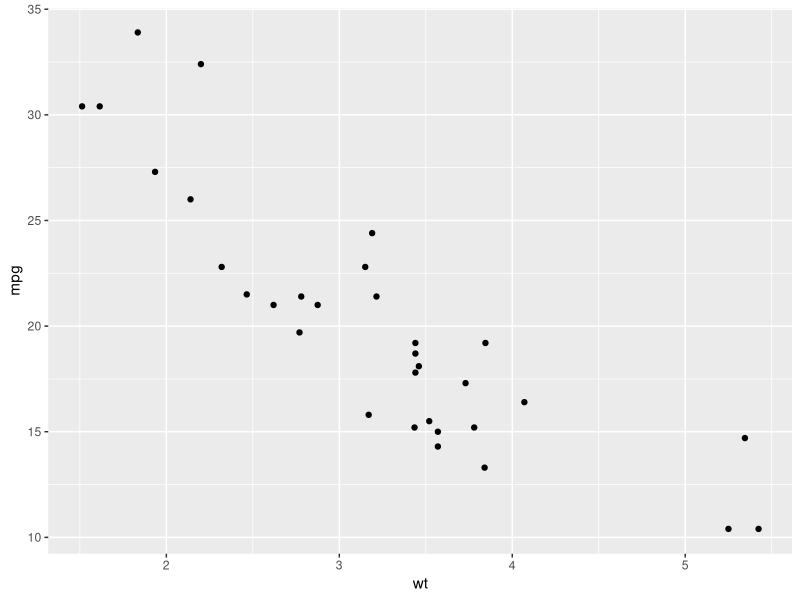
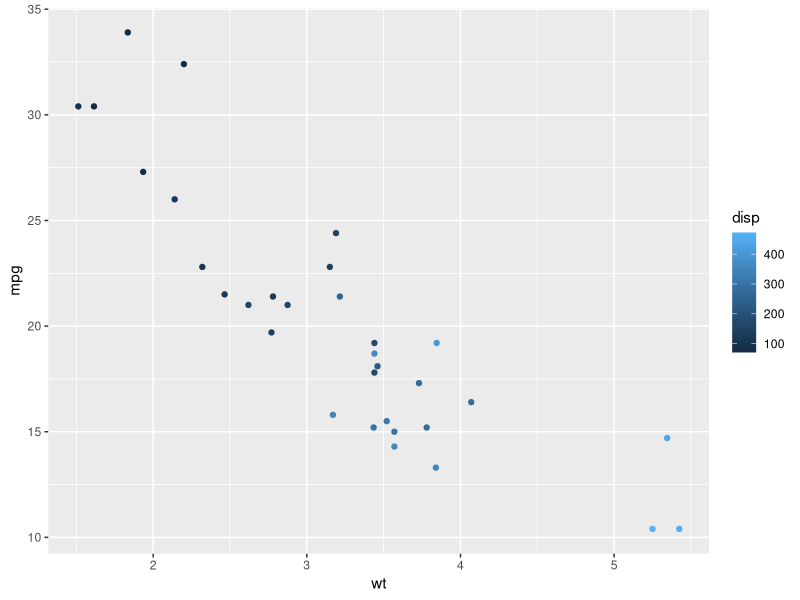
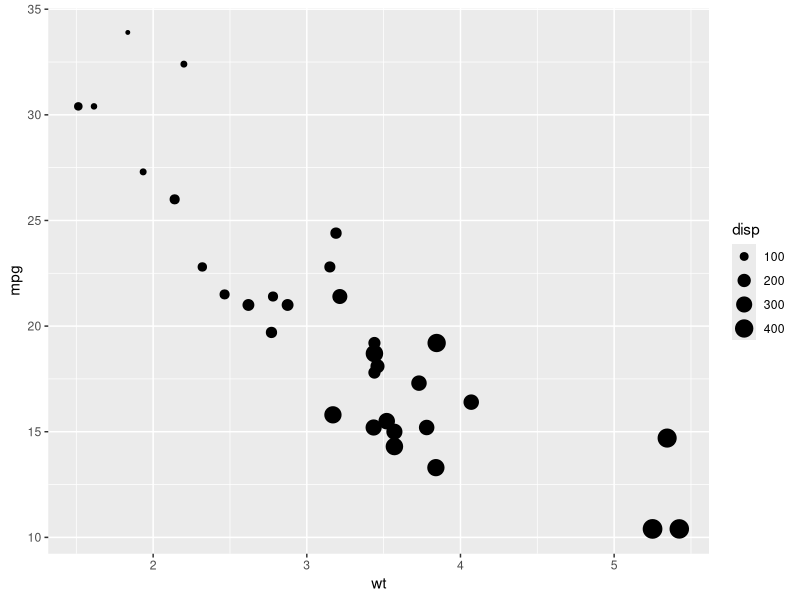
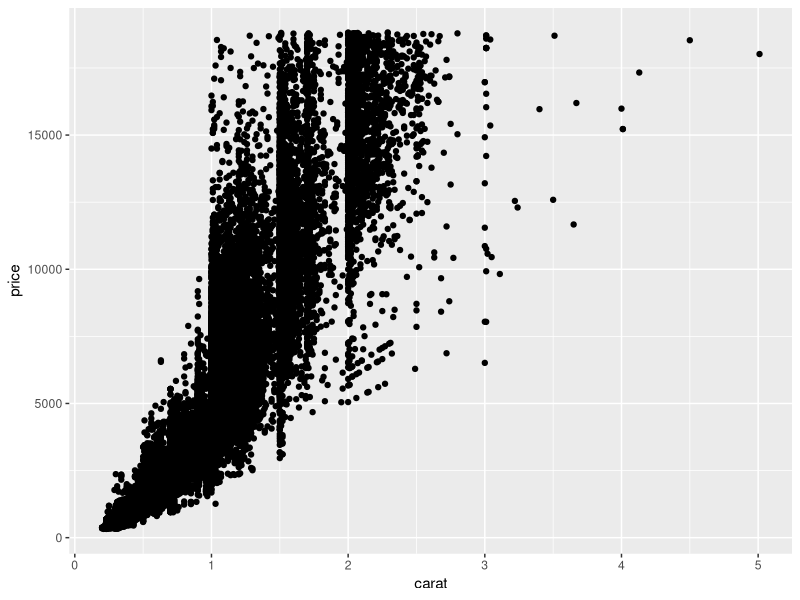
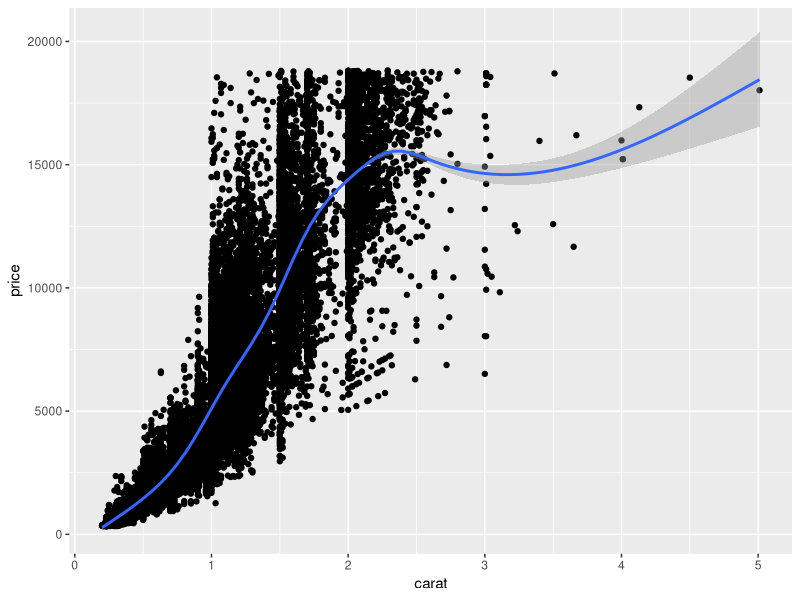
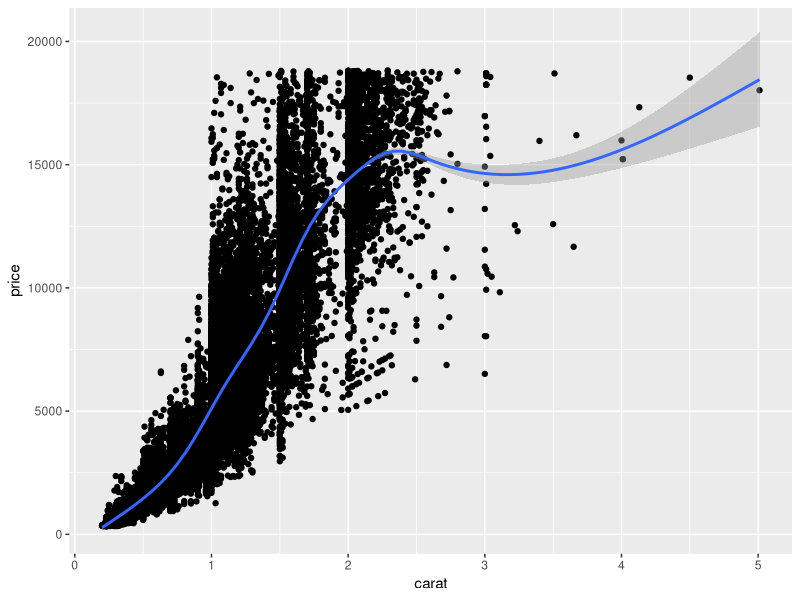
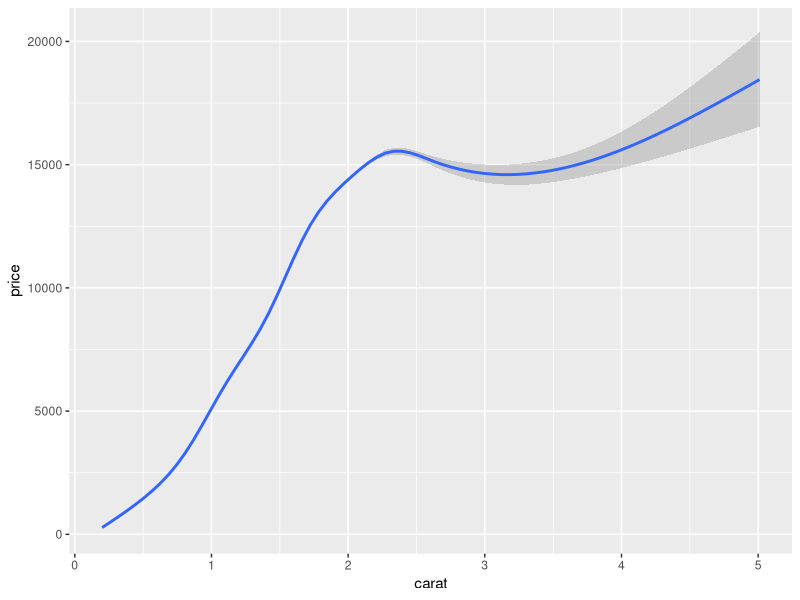
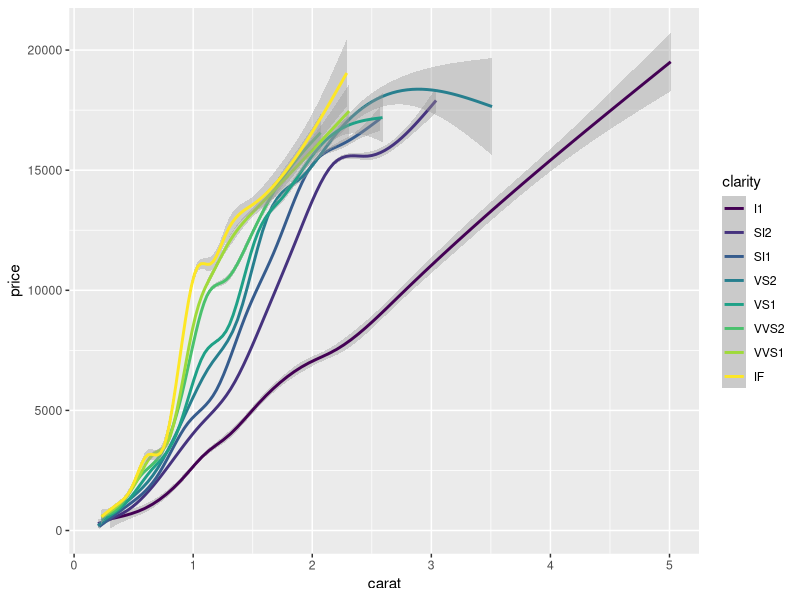

Generate these figures, in order, with R: (Note: this script raises an error after producing the figures.)
library(ggplot2)

str(mtcars)

# A scatter plot has been made for you
ggplot(mtcars, aes(x = wt, y = mpg)) +
  geom_point()

# Replace ___ with the correct vector
ggplot(mtcars, aes(x = wt, y = mpg, col = disp)) +
  geom_point()

# Replace ___ with the correct vector
ggplot(mtcars, aes(x = wt, y = mpg, size = disp)) +
  geom_point()


# Explore the diamonds data frame with str()
str(diamonds)

# Add geom_point() with +
ggplot(diamonds, aes(x = carat, y = price)) + geom_point()


# Add geom_point() and geom_smooth() with +
ggplot(diamonds, aes(x = carat, y = price)) + geom_point() + geom_smooth()


# The plot you created in the previous exercise
ggplot(diamonds, aes(x = carat, y = price)) +
  geom_point() +
  geom_smooth()

# Copy the above command but show only the smooth line
ggplot(diamonds, aes(x = carat, y = price)) +
  geom_smooth()


# Copy the above command and assign the correct value to col in aes()
ggplot(diamonds, aes(x = carat, y = price, col=clarity)) +
  geom_smooth()


# Keep the color settings from previous command. Plot only the points with argument alpha.
ggplot(diamonds, aes(x = carat, y = price, col=clarity)) +
  geom_point(alpha = 0.4) 


# Create the object containing the data and aes layers: dia_plot
dia_plot <- ggplot(diamonds, aes(x= carat, y=price))

# Add a geom layer with + and geom_point()
dia_plot + geom_point()

# Add the same geom layer, but with aes() inside
dia_plot + geom_point(aes(col = clarity) )



set.seed(1)

# The dia_plot object has been created for you
dia_plot <- ggplot(diamonds, aes(x = carat, y = price))

# Expand dia_plot by adding geom_point() with alpha set to 0.2
dia_plot <- dia_plot + geom_point(alpha = 0.2)


# Plot dia_plot with additional geom_smooth() with se set to FALSE
dia_plot + geom_smooth(se = FALSE)

# Copy the command from above and add aes() with the correct mapping to geom_smooth()
dia_plot + geom_smooth( aes(col = clarity), se = FALSE )


##CHAPTER 2
# Plot the correct variables of mtcars
plot(mtcars$wt, mtcars$mpg, col = mtcars$cyl)

# Change cyl inside mtcars to a factor
mtcars$cyl <- as.factor(mtcars$cyl)

# Make the same plot as in the first instruction
plot(mtcars$wt, mtcars$mpg, col = mtcars$cyl)


# Basic plot
mtcars$cyl <- as.factor(mtcars$cyl)
plot(mtcars$wt, mtcars$mpg, col = mtcars$cyl)

# Use lm() to calculate a linear model of mpg described by wt and save it as carModel
carModel <- lm(mpg ~ wt, data = mtcars)

# Call abline() with carModel as first argument and set lty to 2
abline(carModel, lty = 2)

# Plot each subset efficiently with lapply
# You don't have to edit this code
lapply(mtcars$cyl, function(x) {
  abline(lm(mpg ~ wt, mtcars, subset = (cyl == x)), col = x)
})

# This code will draw the legend of the plot
# You don't have to edit this code
legend(x = 5, y = 33, legend = levels(mtcars$cyl),
       col = 1:3, pch = 1, bty = "n")


# Convert cyl to factor (don't need to change)
mtcars$cyl <- as.factor(mtcars$cyl)

# Example from base R (don't need to change)
plot(mtcars$wt, mtcars$mpg, col = mtcars$cyl)
abline(lm(mpg ~ wt, data = mtcars), lty = 2)
lapply(mtcars$cyl, function(x) {
  abline(lm(mpg ~ wt, mtcars, subset = (cyl == x)), col = x)
})
legend(x = 5, y = 33, legend = levels(mtcars$cyl),
       col = 1:3, pch = 1, bty = "n")

# Plot 1: add geom_point() to this command to create a scatter plot
ggplot(mtcars, aes(x = wt, y = mpg, col = cyl)) +
  geom_point()  # Fill in using instructions Plot 1

# Plot 2: include the lines of the linear models, per cyl
ggplot(mtcars, aes(x = wt, y = mpg, col = cyl)) +
  geom_point() + # Copy from Plot 1
  geom_smooth(method = "lm", se = FALSE)   # Fill in using instructions Plot 2

# Plot 3: include a lm for the entire dataset in its whole
ggplot(mtcars, aes(x = wt, y = mpg, col = cyl)) +
  geom_point() + # Copy from Plot 2
  geom_smooth(method = "lm", se = FALSE) + # Copy from Plot 2
  geom_smooth( method = "lm", se = FALSE, lty = 2, aes(group = 1))   # Fill in using instructions Plot 3


# Option 1
ggplot(iris, aes(x = Sepal.Length, y = Sepal.Width)) +
  geom_point() +
  geom_point(aes(x = Petal.Length, y = Petal.Width), col = "red")

# Option 2: best 1. ggplot legend, layers...
ggplot(iris.wide, aes(x = Length, y = Width, col = Part)) +
  geom_point()


# Consider the structure of iris, iris.wide and iris.tidy (in that order)
str(iris)
str(iris.wide)
str(iris.tidy)

# Think about which dataset you would use to get the plot shown right
# Fill in the ___ to produce the plot given to the right
ggplot(iris.tidy, aes(x = Species, y = Value, col = Part)) +
  geom_jitter() +
  facet_grid(. ~ Measure)


###############
#########################
# Load the tidyr package
library(tidyr)

# Fill in the ___ to produce to the correct iris.tidy dataset
iris.tidy <- iris %>%
  gather(key, Value, -Species) %>%
  separate(key, c("Part", "Measure"), "\\.")


####
# Consider the head of iris, iris.wide and iris.tidy (in that order)
head(iris)
head(iris.wide)
head(iris.tidy)

# Think about which dataset you would use to get the plot shown right
# Fill in the ___ to produce the plot given to the right
ggplot(iris.wide, aes(x = Length, y = Width, col = Part)) +
  geom_jitter() +
  facet_grid(. ~ Species)

###
# Load the tidyr package
library(tidyr)

# Add column with unique ids (don't need to change)
iris$Flower <- 1:nrow(iris)

# Fill in the ___ to produce to the correct iris.wide dataset
iris.wide <- iris %>%
  gather(key, value, -Species, -Flower) %>%
  separate(key, c("Part", "Measure"), "\\.") %>%
  spread(Measure, value)

####CHAPTER 3: AESTHETICS###
# mtcars$cyl <- as.factor(mtcars$cyl)

# Map cyl to y
ggplot(mtcars, aes( x = mpg, y = cyl) ) + geom_point()


# Map cyl to x
ggplot(mtcars, aes( y = mpg, x = cyl) ) + geom_point()


# Map cyl to col
ggplot(mtcars, aes( x = wt,y = mpg, col = cyl) ) + geom_point()


# Change shape and size of the points in the above plot
ggplot(mtcars, aes(x = wt,y = mpg, col = cyl)) + geom_point( shape = 1, size = 4) 


# Given from the previous exercise
ggplot(mtcars, aes(x = wt, y = mpg, col = cyl)) +
  geom_point(shape = 1, size = 4)

# Map cyl to fill
ggplot(mtcars, aes(x = wt, y = mpg, fill = cyl)) + geom_point()

# Change shape, size and alpha of the points in the above plot
ggplot(mtcars, aes(x = wt, y = mpg, fill = cyl)) +
  geom_point(shape = 16, size = 6, alpha = 0.6)

#Notice that mapping a categorical variable onto fill doesn't change the colors, although a legend is generated! This is because the default shape for points only has a color attribute and not a fill attribute. Use fill when you have another shape (such as a bar), or when using a point that does have a fill and a color attribute, such as shape = 21, which is a circle with an outline. Any time you use a solid color, make sure to use alpha blending to account for over plotting. 

# Map cyl to size
ggplot(mtcars, aes( x = wt, y = mpg, size = cyl) ) + geom_point( )

# Map cyl to alpha
ggplot(mtcars, aes( x = wt, y = mpg, alpha = cyl) ) + geom_point( )

# Map cyl to shape 
ggplot(mtcars, aes( x = wt, y = mpg, shape = cyl) ) + geom_point( )

# Map cyl to labels
ggplot(mtcars, aes( x = wt, y = mpg, label = cyl) ) + geom_text()


# Define a hexadecimal color
my_color <- "#123456"

# Set the color aesthetic 
ggplot(mtcars, aes( x = wt, y = mpg, col = cyl) )  + geom_point()

# Set the color aesthetic and attribute 
ggplot(mtcars, aes( x = wt, y = mpg, col = cyl) )  + geom_point(color = my_color)

# Set the fill aesthetic and color, size and shape attributes
ggplot(mtcars, aes( x = wt, y = mpg, fill = cyl) )  + 
  geom_point(color = my_color, size = 10, shape = 23)

##Notice that if an aesthetic and an attribute are set with the same argument, the attribute takes precedence. Once again, we see that the attribute needs to match the shape and geom, the fill aesthetic (or attribute) will only work with certain shapes. 

# Expand to draw points with alpha 0.5
ggplot(mtcars, aes(x = wt, y = mpg, fill = cyl)) +
  geom_point(alpha = 0.5)

# Expand to draw points with shape 24 and color yellow
ggplot(mtcars, aes(x = wt, y = mpg, fill = cyl)) +
  geom_point(shape = 24, color = 'yellow')

# Expand to draw text with label x, color red and size 10
ggplot(mtcars, aes(x = wt, y = mpg, fill = cyl)) +
  geom_text( label = 'x', color = 'red', size = 10)


# Map mpg onto x, qsec onto y and factor(cyl) onto col
ggplot(mtcars, aes( x = mpg, y = qsec, col = factor(cyl) ) ) +
  geom_point()

# Add mapping: factor(am) onto shape
ggplot(mtcars, aes( x = mpg, y = qsec, col = factor(cyl),shape = factor(am) ) ) +
  geom_point( )

# Add mapping: (hp/wt) onto size
ggplot(mtcars, aes( x = mpg, y = qsec, col = factor(cyl), shape = factor(am), size = (hp/wt) ) ) +
  geom_point()


###########Positions Aes##
# The base layer, cyl.am, is available for you
#cyl.am <- ggplot(mtcars, aes(x = factor(cyl), fill = factor(am)))
# Add geom (position = "stack" by default)
cyl.am + geom_bar()

# Fill - show proportion
cyl.am + 
  geom_bar(position = "fill")  

# Dodging - principles of similarity and proximity
cyl.am +
  geom_bar(position = "dodge") 

# Clean up the axes with scale_ functions
val = c("#E41A1C", "#377EB8")
lab = c("Manual", "Automatic")
cyl.am +
  geom_bar(position = "dodge") +
  scale_x_discrete( "Cylinders") + 
  scale_y_continuous("Number") +
  scale_fill_manual("Transmission", 
                    values = val,
                    labels = lab) 


# Add a new column called group
mtcars$group <- 0

# Create jittered plot of mtcars: mpg onto x, group onto y
ggplot(mtcars, aes(x = mpg, y = group)) + geom_jitter()

# Change the y aesthetic limits
ggplot(mtcars, aes(x = mpg, y = group)) + 
  geom_jitter() + 
  scale_y_continuous(limits = c(-2, 2) )


# Basic scatter plot: wt on x-axis and mpg on y-axis; map cyl to col
ggplot(mtcars, aes( y = mpg, x = wt, col = cyl ) )+
  geom_point(size = 4)

# Hollow circles - an improvement
ggplot(mtcars, aes( y = mpg, x = wt, col = cyl ) ) + 
  geom_point(size = 4, shape = 1)

# Add transparency - very nice
ggplot(mtcars, aes( y = mpg, x = wt, col = cyl) ) + 
  geom_point( size = 4, alpha = 0.6)


#library(ggplot2)
# Scatter plot: carat (x), price (y), clarity (col)
ggplot(diamonds, aes( y = price, x = carat, col = clarity) ) +
  geom_point()

# Adjust for overplotting
ggplot(diamonds, aes( y = price, x = carat, col = clarity) ) +
  geom_point(alpha = 0.5)

# Scatter plot: clarity (x), carat (y), price (col)
ggplot(diamonds, aes( col = price, y = carat, x = clarity) ) +
  geom_point(alpha = 0.5)

# Dot plot with jittering
ggplot(diamonds, aes( col = price, y = carat, x = clarity) ) +
  geom_point(position = "jitter", alpha = 0.5)



#######CHAPTER 4: GEOMETRIES################

# The dataset mtcars is available for you
#mtcars#cyl <- as.factor(mtcars$cyl)

# Plot the cyl on the x-axis and wt on the y-axis
ggplot(mtcars, aes(x = cyl, y = wt) ) + geom_point()

# Use geom_jitter() instead of geom_point()
ggplot(mtcars, aes(x = cyl, y = wt) ) + geom_jitter()

# Define the position object using position_jitter(): posn.j
posn.j <- position_jitter( width = 0.1)

# Use posn.j in geom_point()
ggplot(mtcars, aes(x = cyl, y = wt) ) + 
  geom_point( position = posn.j)


# Examine the structure of Vocab
str(Vocab)

# Basic scatter plot of vocabulary (y) against education (x). Use geom_point()
ggplot(Vocab, aes(x = education, y = vocabulary) ) + geom_point()

# Use geom_jitter() instead of geom_point()
ggplot(Vocab, aes(x = education, y = vocabulary) ) + geom_jitter()

# Using the above plotting command, set alpha to a very low 0.2
ggplot(Vocab, aes(x = education, y = vocabulary) ) + 
  geom_jitter( alpha = 0.2)

# Using the above plotting command, set the shape to 1
ggplot(Vocab, aes(x = education, y = vocabulary) ) + 
  geom_jitter( alpha = 0.2, shape = 1)


# Make a univariate histogram
ggplot(mtcars, aes( x = mpg) ) + geom_histogram()

# Change the bin width to 1
ggplot(mtcars, aes( x = mpg) ) + geom_histogram(binwidth = 1)

# Change the y aesthetic to density
ggplot(mtcars, aes( x = mpg) ) + 
  geom_histogram(aes(y = ..density..), binwidth = 1)

# Custom color code
myBlue <- "#377EB8"

# Change the fill color to myBlue
ggplot(mtcars, aes( x = mpg) ) + 
  geom_histogram(aes(y = ..density..), binwidth = 1, fill = myBlue)

#mtcars$am <- as.factor(mtcars$am)
#mtcars$cyl <- as.factor(mtcars$cyl)
# Draw a bar plot of cyl, filled according to am = as.factor(mtcars$am)
ggplot(mtcars, aes( x = cyl, fill = am ) ) + geom_bar( )

# Change the position argument to stack
ggplot(mtcars, aes( x = cyl, fill = am ) ) + 
  geom_bar( position = "stack")

# Change the position argument to fill
ggplot(mtcars, aes( x = cyl, fill = am ) ) + 
  geom_bar( position = "fill")

# Change the position argument to dodge
ggplot(mtcars, aes( x = cyl, fill = am ) ) + 
  geom_bar( position = "dodge")

# Draw a bar plot of cyl, filled according to am (factors)
ggplot(mtcars, aes( x = cyl, fill = am) ) + geom_bar()

# Change the position argument to "dodge"
ggplot(mtcars, aes( x = cyl, fill = am) ) + 
  geom_bar(position = "dodge")

# Define posn_d with position_dodge()
posn_d <- position_dodge(width = 0.2)

# Change the position argument to posn_d
ggplot(mtcars, aes( x = cyl, fill = am) ) + 
  geom_bar(position = posn_d)

# Use posn_d as position and adjust alpha to 0.6
ggplot(mtcars, aes( x = cyl, fill = am) ) + 
  geom_bar(position = posn_d, alpha = 0.6)


# A basic histogram, add coloring defined by cyl 
ggplot(mtcars, aes(mpg, fill = cyl)) +
  geom_histogram(binwidth = 1)

# Change position to identity 
ggplot(mtcars, aes(mpg, fill = cyl)) +
  geom_histogram(binwidth = 1, position = "identity")

# Change geom to freqpoly (position is identity by default) 
ggplot(mtcars, aes(mpg, col = cyl)) +
  geom_freqpoly(binwidth = 1)


#?brewer.pal
# Example of how to use a brewed color palette
ggplot(mtcars, aes(x = cyl, fill = am)) +
  geom_bar() +
  scale_fill_brewer(palette = "Set1")

# Use str() on Vocab to check out the structure: factors educ and vocab
str(Vocab)

# Plot education on x and vocabulary on fill
# Use the default brewed color palette (warning)
ggplot(Vocab, aes(x = education, fill = vocabulary)) +
  geom_bar(position = "fill") +
  scale_fill_brewer()

# Final plot of last exercise
ggplot(Vocab, aes(x = education, fill = vocabulary)) +
  geom_bar(position = "fill") +
  scale_fill_brewer()

# Definition of a set of blue colors
blues <- brewer.pal(9, "Blues")

# Make a color range using colorRampPalette() and the set of blues
blue_range <- colorRampPalette(blues)

# Use blue_range to adjust the color of the bars, use scale_fill_manual()
ggplot(Vocab, aes(x = education, fill = vocabulary)) +
  geom_bar(position = "fill") +
  scale_fill_manual(values = blue_range(11) )

# Basic histogram plot command
ggplot(mtcars, aes(mpg)) + 
  geom_histogram(binwidth = 1)

# Expand the histogram to fill using am
ggplot(mtcars, aes(mpg, fill = am)) + 
  geom_histogram(binwidth = 1)

# Change the position argument to "dodge"
ggplot(mtcars, aes(mpg, fill = am)) + 
  geom_histogram(binwidth = 1, position = "dodge")

# Change the position argument to "fill"
ggplot(mtcars, aes(mpg, fill = am)) + 
  geom_histogram(binwidth = 1, position = "fill")

# Change the position argument to "identity" and set alpha to 0.4
ggplot(mtcars, aes(mpg, fill = am)) + 
  geom_histogram(binwidth = 1, position = "identity", alpha = 0.4)

# Change fill to cyl
ggplot(mtcars, aes(mpg, fill = cyl)) + 
  geom_histogram(binwidth = 1, position = "identity", alpha = 0.4)



##Lines##
# Print out head of economics
head(economics)

# Plot unemploy as a function of date using a line plot
ggplot(economics, aes(x = date, y = unemploy)) +
  geom_line()

# Adjust plot to represent the fraction of total population that is unemployed
ggplot(economics, aes(x = date, y = unemploy/pop)) +
  geom_line()


# Expand the following command with geom_rect() to draw the recess periods
ggplot(economics, aes(x = date, y = unemploy/pop)) +
  geom_line() +
  geom_rect(data = recess, inherit.aes = FALSE, aes(xmin = begin, xmax = end,
       
                                                                                                 ymin = -Inf, ymax = +Inf), fill = "red", alpha = 0.2 )

#library(tidyr)
# Check the structure as a starting point
str(fish.species)

# Use gather to go from fish.species to fish.tidy
fish.tidy <- gather(fish.species, Species, Capture, -Year)


# Recreate the plot shown on the right
ggplot(fish.tidy, aes(x = Year, y = Capture, col = Species)) + geom_line()
#group = Species or col = Species




#############CHAPTER 5: Qplot and wrap-up###############
# The old way (shown)
plot(mpg ~ wt, data = mtcars)

# Using ggplot:
ggplot(mtcars, aes(x= wt, y = mpg) ) + geom_point()


# Using qplot:
qplot( wt, mpg, data = mtcars)


# basic scatter plot:
qplot(wt, mpg, data = mtcars)

# Categorical:
# cyl
qplot(wt, mpg, data = mtcars, size = cyl)

# gear
qplot(wt, mpg, data = mtcars, size = gear)

# Continuous
# hp
qplot(wt, mpg, data = mtcars, col = hp)

# qsec
qplot(wt, mpg, data = mtcars, col = qsec)


# qplot() with x only -> bar plot
qplot( factor(cyl), data = mtcars)

# qplot() with x and y
qplot( factor(cyl), factor(vs), data = mtcars)

# qplot() with geom set to jitter manually
qplot( factor(cyl), factor(vs), data = mtcars, geom= "jitter")


# Make a dot plot with ggplot
#ggplot(mtcars, aes(cyl, wt, fill = factor(am)))
ggplot(mtcars, aes(cyl, wt, fill = factor(am))) +
  geom_dotplot(stackdir = "center", binaxis = "y")

# qplot with geom "dotplot", binaxis = 
qplot( cyl, wt, fill = factor(am), data = mtcars, 
       geom= "dotplot", stackdir = "center", binaxis = "y")



# ChickWeight is available in your workspace

# Check out the head of ChickWeight
head(ChickWeight)

# Use ggplot() for the second instruction
ggplot(ChickWeight, aes( x = Time, y = weight) ) +
  geom_line(aes( group = Chick) )


# Use ggplot() for the third instruction
ggplot(ChickWeight, aes( x = Time, y = weight, color = Diet) ) +
  geom_line(aes( group = Chick) )


# Use ggplot() for the last instruction
ggplot(ChickWeight, aes( x = Time, y = weight, color = Diet) ) +
  geom_line(aes( group = Chick), alpha = 0.3 ) + 
  geom_smooth( lwd = 2, se = FALSE)



# titanic is avaliable in your workspace

# Check out the structure of titanic
str(titanic)

# Use ggplot() for the first instruction
ggplot(titanic, aes( x = factor(Pclass), fill = factor(Sex))) +
  geom_bar( position = "dodge")

# Use ggplot() for the second instruction
ggplot(titanic, aes( x = factor(Pclass), fill = factor(Sex))) +
  geom_bar( position = "dodge") +
  facet_grid(". ~ Survived")

# Position jitter (use below)
posn.j <- position_jitter(0.5, 0)

# Use ggplot() for the last instruction
ggplot(titanic, aes( x = factor(Pclass),y = Age, col = factor(Sex))) +
  geom_jitter( size = 3, alpha = 0.5,  position = posn.j) +
  facet_grid(". ~ Survived")








